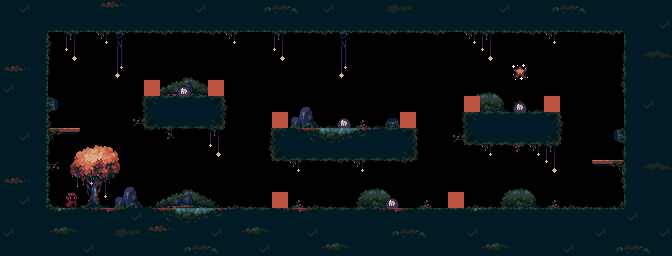

This is a level from a 2D game, rendered from its Tiled map with the project's own tilesets. A one-line summary and the map file follow, with tile-layer data summarised:
An orthogonal 42x16 tile map with 16x16 px tiles, 8 tile layers (orbs, big_tree, small_tree, terrain, ...), 6 tilesets.

<map version="1.10" tiledversion="1.11.0" orientation="orthogonal" renderorder="right-down" width="42" height="16" tilewidth="16" tileheight="16" infinite="0" nextlayerid="9" nextobjectid="1">
 <tileset firstgid="1" source="terrain.tsx" />
 <tileset firstgid="43" source="small_tree.tsx" />
 <tileset firstgid="59" source="decoration.tsx" />
 <tileset firstgid="228" source="enemy_setup.tsx" />
 <tileset firstgid="230" source="platform.tsx" />
 <tileset firstgid="235" source="player_spawn.tsx" />
 <layer id="8" name="orbs" width="42" height="16">
  <data>[672 cells, 0 non-empty, 0 distinct tile ids]</data>
 </layer>
 <layer id="3" name="big_tree" width="42" height="16">
  <data>[672 cells, 0 non-empty, 0 distinct tile ids]</data>
 </layer>
 <layer id="4" name="small_tree" width="42" height="16">
  <data>[672 cells, 16 non-empty, 16 distinct tile ids]</data>
 </layer>
 <layer id="5" name="terrain" width="42" height="16">
  <data>[672 cells, 335 non-empty, 52 distinct tile ids]</data>
 </layer>
 <layer id="6" name="platform" width="42" height="16">
  <data>[672 cells, 2 non-empty, 2 distinct tile ids]</data>
 </layer>
 <layer id="2" name="decoration" width="42" height="16">
  <data>[672 cells, 141 non-empty, 50 distinct tile ids]</data>
 </layer>
 <layer id="7" name="enemy_setup" width="42" height="16">
  <data>[672 cells, 12 non-empty, 2 distinct tile ids]</data>
 </layer>
 <layer id="1" name="player_spawn" width="42" height="16">
  <data>[672 cells, 4 non-empty, 4 distinct tile ids]</data>
 </layer>
</map>
